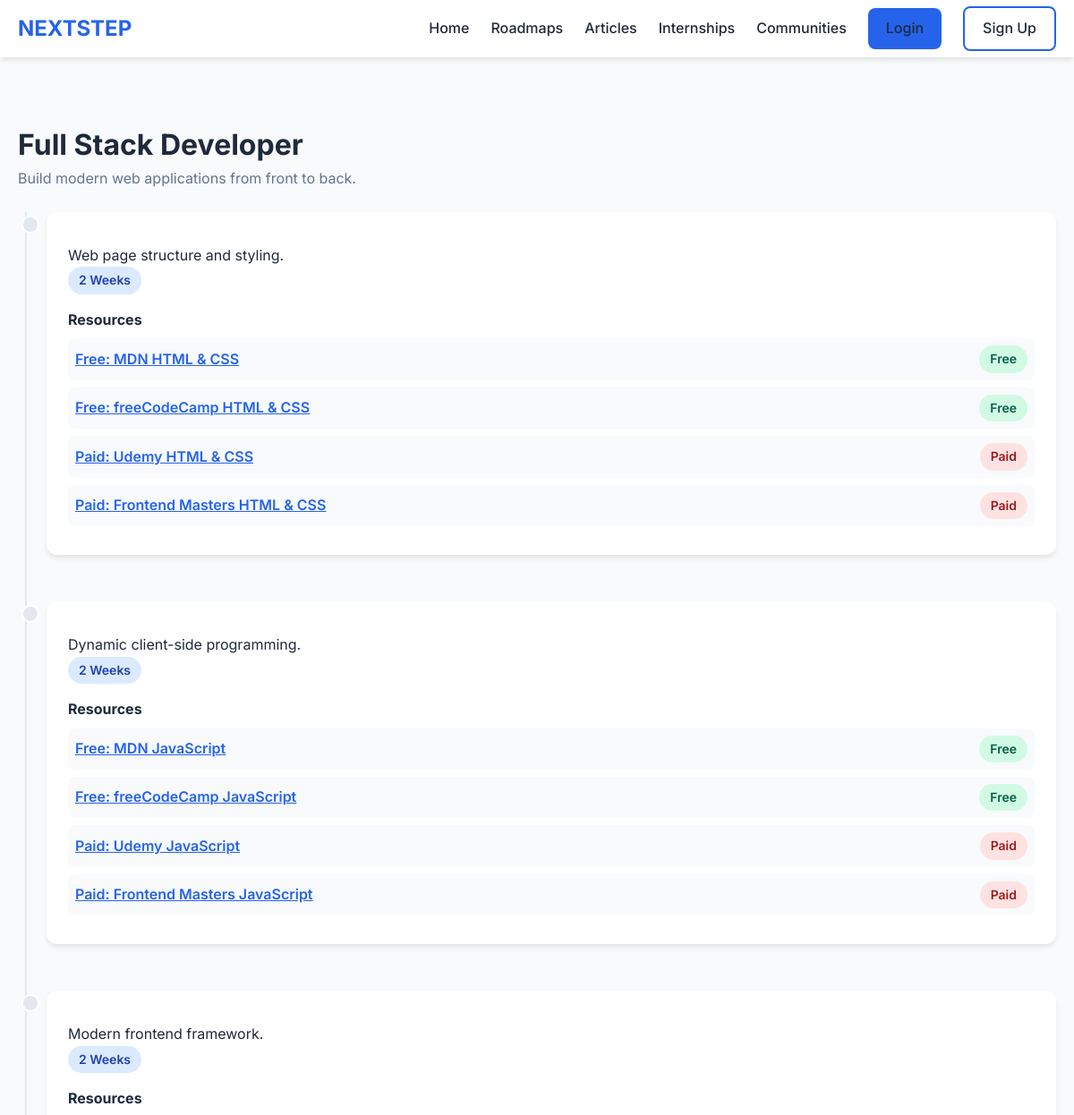
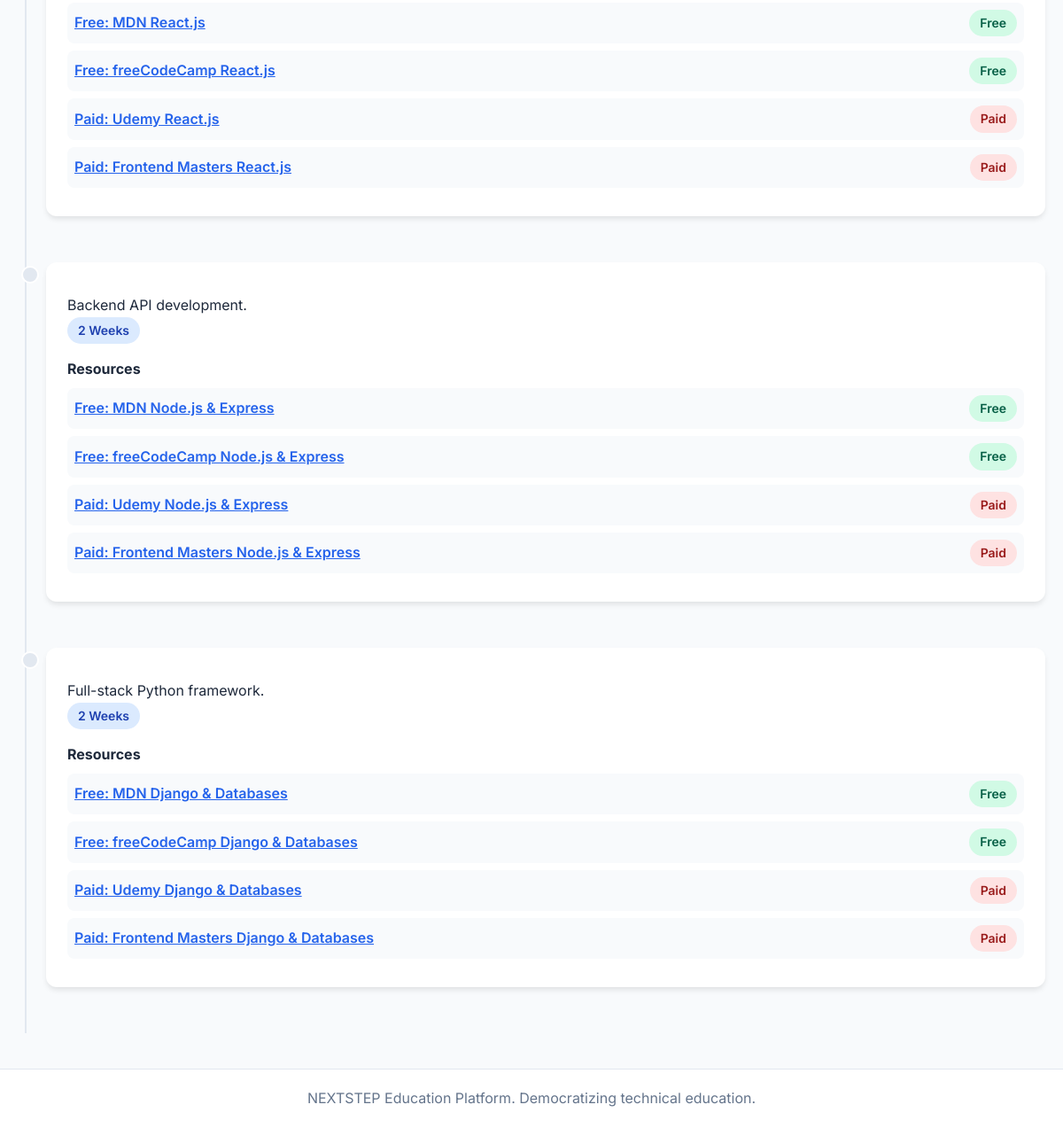
/roadmaps/2/, run on the app's committed database (2 pictures, top to bottom).
### roadmaps/models.py (models this page shows, shortened)
class Roadmap(models.Model):
    DIFFICULTY_CHOICES = [
        ('beginner', 'Beginner'),
        ('intermediate', 'Intermediate'),
        ('advanced', 'Advanced'),
    ]
    title = models.CharField(max_length=200)
    description = models.TextField()
    career_role = models.CharField(max_length=100)
    difficulty = models.CharField(max_length=20, choices=DIFFICULTY_CHOICES, default='beginner')
    estimated_duration = models.CharField(max_length=50, blank=True)
    created_by = models.ForeignKey(User, on_delete=models.CASCADE, related_name='created_roadmaps')
    created_at = models.DateTimeField(auto_now_add=True)
    is_public = models.BooleanField(default=True)
    class Meta:
        ordering = ['-created_at']

class Topic(models.Model):
    roadmap = models.ForeignKey(Roadmap, on_delete=models.CASCADE, related_name='topics')
    title = models.CharField(max_length=200)
    description = models.TextField()
    estimated_time = models.CharField(max_length=50)
    order = models.PositiveIntegerField(default=0)
    class Meta:
        ordering = ['order']

class Resource(models.Model):
    RESOURCE_TYPE_CHOICES = [
        ('free', 'Free'),
        ('paid', 'Paid'),
    ]
    topic = models.ForeignKey(Topic, on_delete=models.CASCADE, related_name='resources')
    title = models.CharField(max_length=200)
    url = models.URLField()
    resource_type = models.CharField(max_length=10, choices=RESOURCE_TYPE_CHOICES, default='free')
    is_verified = models.BooleanField(default=False)

### roadmaps/views.py (the view, shortened to what this page needs)
# urls.py: path('<int:pk>/', views.detail, name='roadmap_detail'),
def detail(request, pk):
    roadmap = get_object_or_404(Roadmap, pk=pk)
    topics = list(roadmap.topics.prefetch_related('resources'))
    progress_dict = {}
    next_topic = None
    for topic in topics:
        topic.is_completed = progress_dict.get(topic.id, False)
        topic.is_next = (topic == next_topic)
    return render(request, 'roadmaps/detail.html', {
        'roadmap': roadmap,
        'topics': topics,
    })

### templates/roadmaps/detail.html (shortened to what this page needs)
{% extends 'base.html' %}
{% block content %}
<div class="container" style="margin-top: 32px;">
    <h1>{{ roadmap.title }}</h1>
    <p style="color: var(--text-light); margin-bottom: 24px;">{{ roadmap.description }}</p>
    <div class="timeline">
        {% for topic in topics %}
        <div class="timeline-item {% if topic.is_completed %}completed{% elif topic.is_next %}active{% endif %}">
            <div class="card">
                <div style="display: flex; justify-content: space-between; align-items: start;">
                    <div>
                        <p>{{ topic.description }}</p>
                        <span class="tag tag-verified">{{ topic.estimated_time }}</span>
                    </div>
                </div>
                <h4 style="margin-top: 16px; font-size: 1rem;">Resources</h4>
                <div style="margin-top: 8px;">
                    {% for resource in topic.resources.all %}
                    <div style="display: flex; justify-content: space-between; align-items: center; padding: 8px; background: var(--bg); border-radius: 8px; margin-bottom: 8px;">
                        <div>
                            <a href="{{ resource.url }}" target="_blank" style="font-weight: 600; color: var(--primary);">{{ resource.title }}</a>
                        </div>
                        <div style="display: flex; gap: 8px; align-items: center;">
                            {% if resource.resource_type == 'free' %}
                            <span class="tag tag-free">Free</span>
                            {% else %}
                            <span class="tag tag-paid">Paid</span>
                            {% endif %}
                        </div>
                    </div>
                    {% empty %}
                    <p>No resources added yet.</p>
                    {% endfor %}
                </div>
            </div>
        </div>
        {% empty %}
        <p>No topics in this roadmap yet.</p>
        {% endfor %}
    </div>
</div>
{% endblock %}

### static/css/style.css (style rules this page uses)
:root { --primary: #2563eb; --primary-dark: #1d4ed8; --secondary: #10b981; --danger: #ef4444; --warning: #f59e0b; --bg: #f8fafc; --card-bg: #ffffff; --text: #1e293b; --text-light: #64748b; --border: #e2e8f0; --shadow: 0 4px 6px -1px rgba(0, 0, 0, 0.1); --radius: 12px; }
* { margin: 0; padding: 0; box-sizing: border-box; }
body { font-family: 'Inter', sans-serif; background-color: var(--bg); color: var(--text); line-height: 1.6; }
.container { max-width: 1200px; margin: 0 auto; padding: 0 20px; }
.card { background: var(--card-bg); border-radius: var(--radius); box-shadow: var(--shadow); padding: 24px; margin-bottom: 20px; }
.timeline { position: relative; padding-left: 32px; }
.timeline::before { content: ''; position: absolute; left: 8px; top: 0; bottom: 0; width: 2px; background: var(--border); }
.timeline-item { position: relative; padding-bottom: 32px; }
.timeline-item::before { content: ''; position: absolute; left: -28px; top: 4px; width: 16px; height: 16px; border-radius: 50%; background: var(--border); border: 2px solid var(--card-bg); }
.tag { display: inline-block; padding: 4px 12px; border-radius: 20px; font-size: 0.875rem; font-weight: 600; }
.tag-free { background: #d1fae5; color: #065f46; }
.tag-paid { background: #fee2e2; color: #991b1b; }
.tag-verified { background: #dbeafe; color: #1e40af; }

### data on the page
Roadmap: title "Full Stack Developer", description "Build modern web applications from front to back."
Topic: description "Web page structure and styling.", estimated_time "2 Weeks"
Resource: title "Free: MDN HTML & CSS", resource_type "Free"
Resource: title "Free: freeCodeCamp HTML & CSS", resource_type "Free"
Resource: title "Paid: Udemy HTML & CSS", resource_type "Paid"
Resource: title "Paid: Frontend Masters HTML & CSS", resource_type "Paid"
Topic: description "Dynamic client-side programming.", estimated_time "2 Weeks"
Resource: title "Free: MDN JavaScript", resource_type "Free"
Resource: title "Free: freeCodeCamp JavaScript", resource_type "Free"
Resource: title "Paid: Udemy JavaScript", resource_type "Paid"
Resource: title "Paid: Frontend Masters JavaScript", resource_type "Paid"
Topic: description "Modern frontend framework.", estimated_time "2 Weeks"
Resource: title "Free: MDN React.js", resource_type "Free"
Resource: title "Free: freeCodeCamp React.js", resource_type "Free"
Resource: title "Paid: Udemy React.js", resource_type "Paid"
Resource: title "Paid: Frontend Masters React.js", resource_type "Paid"
Topic: description "Backend API development.", estimated_time "2 Weeks"
Resource: title "Free: MDN Node.js & Express", resource_type "Free"
Resource: title "Free: freeCodeCamp Node.js & Express", resource_type "Free"
Resource: title "Paid: Udemy Node.js & Express", resource_type "Paid"
Resource: title "Paid: Frontend Masters Node.js & Express", resource_type "Paid"
Topic: description "Full-stack Python framework.", estimated_time "2 Weeks"
Resource: title "Free: MDN Django & Databases", resource_type "Free"
Resource: title "Free: freeCodeCamp Django & Databases", resource_type "Free"
Resource: title "Paid: Udemy Django & Databases", resource_type "Paid"
Resource: title "Paid: Frontend Masters Django & Databases", resource_type "Paid"
